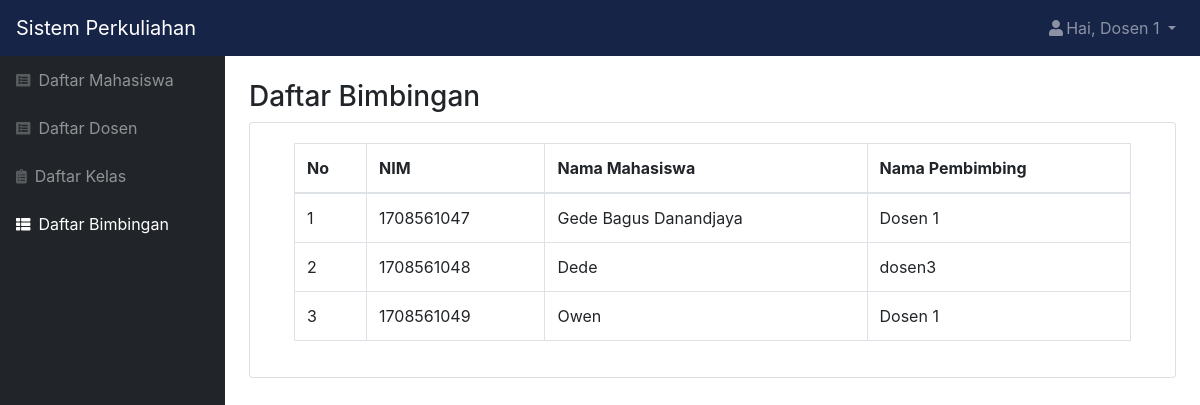
Screenshot of /bimbingan.php (signed in) with the database file from the repository.
### tables this page shows
CREATE TABLE `bimbingan` (
  `id_bimbingan` int(11) NOT NULL,
  `id_dosen` int(11) NOT NULL,
  `id_mahasiswa` int(11) NOT NULL
);

CREATE TABLE `mahasiswa` (
  `id_mahasiswa` int(11) NOT NULL,
  `role` char(1) NOT NULL,
  `nim` char(10) NOT NULL,
  `nama` varchar(50) NOT NULL,
  `email` varchar(50) NOT NULL,
  `alamat` varchar(50) NOT NULL,
  `tanggal_lahir` date NOT NULL,
  `status` varchar(20) NOT NULL,
  `password` varchar(300) NOT NULL
);

CREATE TABLE `dosen` (
  `id_dosen` int(11) NOT NULL,
  `role` char(1) NOT NULL,
  `nip` varchar(25) NOT NULL,
  `nidn` char(10) NOT NULL,
  `nama` varchar(50) NOT NULL,
  `email` varchar(50) NOT NULL,
  `alamat` varchar(50) NOT NULL,
  `tanggal_lahir` date NOT NULL,
  `status` varchar(20) NOT NULL,
  `password` varchar(300) NOT NULL
);

### bimbingan.php (the view, shortened to what this page needs)
<?php
include "function.php";
$queryBimbingan = mysqli_query($koneksi, "SELECT bimbingan.id_bimbingan as id_bimbingan, mahasiswa.nim, dosen.nama as namados, mahasiswa.nama as namamah FROM bimbingan INNER JOIN dosen ON bimbingan.id_dosen=dosen.id_dosen INNER JOIN mahasiswa ON bimbingan.id_mahasiswa=mahasiswa.id_mahasiswa ORDER BY mahasiswa.nim asc");
$nama = $_SESSION['nama'];
?>
<!DOCTYPE html>
<html lang="en">
    <head>
        <link href="css/styles.css" rel="stylesheet" />
        <link href="https://cdn.datatables.net/1.10.20/css/dataTables.bootstrap4.min.css" rel="stylesheet" />
    </head>
    <body class="sb-nav-fixed">
        <nav class="sb-topnav navbar navbar-expand navbar-dark bg-dark">
            <a class="navbar-brand" href="index.html">Sistem Perkuliahan</a>
            <ul class="navbar-nav ml-auto">
                <li class="nav-item dropdown">
                    <a class="nav-link dropdown-toggle" id="userDropdown" href="#" role="button" data-toggle="dropdown" aria-haspopup="true" aria-expanded="false"><i class="fas fa-user fa-fw"></i>Hai, <?= $nama; ?> </a>
                </li>
            </ul>
        </nav>
        <div id="layoutSidenav">
            <div id="layoutSidenav_nav">
                <nav class="sb-sidenav accordion sb-sidenav-dark" id="sidenavAccordion">
                    <div class="sb-sidenav-menu">
                        <div class="nav">
                            <a class="nav-link" href="mahasiswa.php"
                                ><div class="sb-nav-link-icon"><i class="fas fa-list-alt"></i></div>
                                Daftar Mahasiswa</a
                            >
                            <a class="nav-link" href="dosen.php"
                                ><div class="sb-nav-link-icon"><i class="fas fa-list-alt"></i></div>
                                Daftar Dosen</a
                            >
                            <a class="nav-link" href="kelas.php"
                                ><div class="sb-nav-link-icon"><i class="fas fa-clipboard-list"></i></div>
                                Daftar Kelas</a
                            >
                            <a class="nav-link active" href="bimbingan.php"
                                ><div class="sb-nav-link-icon"><i class="fas fa-th-list"></i></div>
                                Daftar Bimbingan</a
                            >
                        </div>
                    </div>
                </nav>
            </div>
            <div id="layoutSidenav_content">
                <main>
                    <div class="container-fluid">
                        <h3 class="mt-4">Daftar Bimbingan</h3>
                        <div class="card mb-4">
                            <div class="card-body">
                                <div class="table-responsive">
                                    <div class="container">
                                        <table class="table table-bordered" id="dataTable" width="100%" cellspacing="0">
                                            <thead>
                                                <tr>
                                                    <th >No</th>
                                                    <th >NIM</th>
                                                    <th >Nama Mahasiswa</th>
                                                    <th >Nama Pembimbing</th>
                                                </tr>
                                            </thead>
                                            <?php $i=1;
                                            foreach ($queryBimbingan as $data) : ?>
                                                <tr>
                                                    <td><?= $i++; ?></td>
                                                    <td><?= $data['nim']; ?></td>
                                                    <td><?= $data['namamah']; ?></td>
                                                    <td><?= $data['namados']; ?></td>
                                                </tr>
                                                    <?php endforeach; ?>
                                        </table>
                                    </div>
                                </div>
                            </div>
                        </div>
                    </div>
                </main>
            </div>
        </div>
    </body>
</html>

### rows the page displays
bimbingan: id_mahasiswa.nim "1708561047", id_mahasiswa.nama "Gede Bagus Danandjaya", id_dosen.nama "Dosen 1"
bimbingan: id_mahasiswa.nim "1708561048", id_mahasiswa.nama "Dede", id_dosen.nama "dosen3"
bimbingan: id_mahasiswa.nim "1708561049", id_mahasiswa.nama "Owen", id_dosen.nama "Dosen 1"

### other values shown
$nama "Dosen 1"
